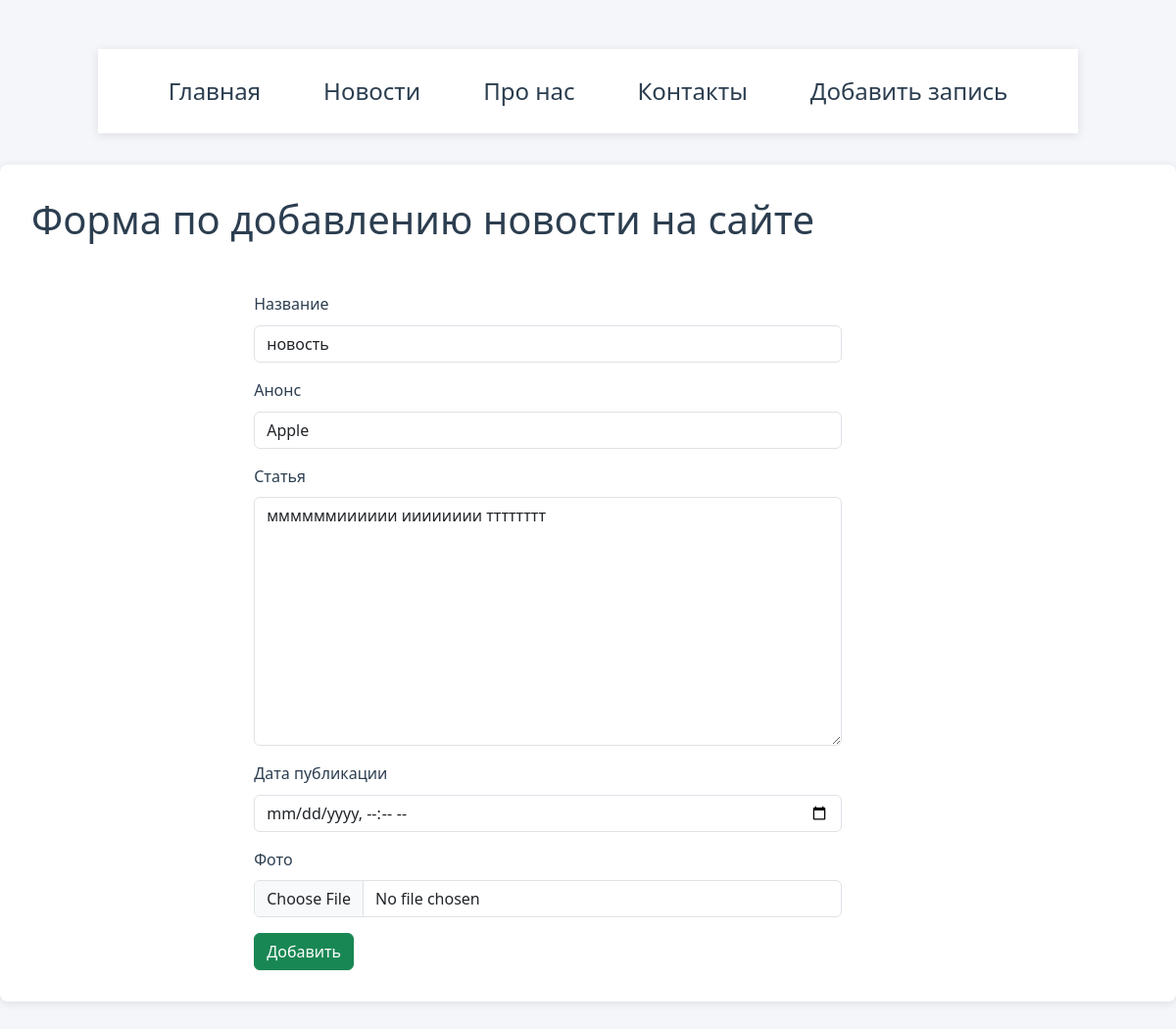
Page /news/5/update/ on the committed database.
### news/models.py (models this page shows, shortened)
class Articles(models.Model):
    title = models.CharField('Название', max_length=50)
    anons = models.CharField('Анонс', max_length=50)
    full_text = models.TextField('Статья', max_length=100)
    date = models.DateTimeField('Дата публикации')
    photo = models.ImageField('Фото', upload_to='photos/%Y/%m/%d/', blank=True, null=True)
    class Meta:
        verbose_name = 'Новость'
        verbose_name_plural = 'Новости'

### news/views.py (the view)
# urls.py: path('<int:pk>/update/', views.NewsUpdateView.as_view(), name='news_update'),
class NewsUpdateView(UpdateView):
    model = Articles
    template_name = 'news/create.html'
    form_class = ArticlesForm
    success_url = '/news/'

### news/forms.py
class ArticlesForm(forms.ModelForm):
    class Meta:
        model = Articles
        fields = ['title', 'anons', 'full_text', 'date', 'photo']
        widgets = {
            'title': forms.TextInput(attrs={'class': 'form-control', 'placeholder': 'Название статьи'}),
            'anons': forms.TextInput(attrs={'class': 'form-control', 'placeholder': 'Анонс статьи'}),
            'full_text': forms.Textarea(attrs={'class': 'form-control', 'placeholder': 'Текст статьи'}),
            'date': forms.DateTimeInput(attrs={'class': 'form-control', 'type': 'datetime-local'}),
            'photo': forms.FileInput(attrs={'class': 'form-control'}),
        }

### news/templates/news/create.html (shortened to what this page needs)
{% extends "main/layout.html" %}
{% block content %}
    <div class="features">
        <h1>Форма по добавлению новости на сайте</h1>
        <form method="post" enctype="multipart/form-data">
            {% for field in form %}
                <div class="form-group mb-3">
                    <label for="{{ field.id_for_label }}">{{ field.label }}</label>
                    {{ field }}
                </div>
            {% endfor %}
            <button class="btn btn-success" type="submit">Добавить</button>
        </form>
    </div>
{% endblock  %}

### main/static/main/css/main.css (style rules this page uses)
:root { --primary-color: #2c3e50; --secondary-color: #3498db; --accent-color: #e74c3c; --text-color: #2c3e50; --background-color: #f5f6fa; --nav-bg: #ffffff; --shadow: 0 2px 10px rgba(0, 0, 0, 0.1); }
body { margin: 0; padding: 0; font-family: 'Segoe UI', system-ui, -apple-system, sans-serif; background-color: var(--background-color); color: var(--text-color); line-height: 1.6; }
main h1, main h2, main h3 { color: var(--primary-color); margin-bottom: 1rem; }
input, textarea { width: 100%; padding: 0.8rem; margin: 0.5rem 0; border: 1px solid #ddd; border-radius: 4px; transition: border-color 0.3s ease; }
form { margin-left: 20%; width: 600px; margin-top: 50px; }

### rows in the picture
Articles: form "новость" "Apple" "ммммммииииии ииииииии тттттттт"

### other values in the picture
{{ field.label }} "Название" "Анонс" "Статья" "Дата публикации" "Фото"
